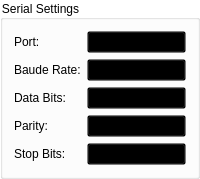
    <widget class="QGroupBox" name="groupBox_Serial">
     <property name="sizePolicy">
      <sizepolicy hsizetype="Preferred" vsizetype="Preferred">
       <horstretch>0</horstretch>
       <verstretch>0</verstretch>
      </sizepolicy>
     </property>
     <property name="styleSheet">
      <string notr="true">background-color: transparent;</string>
     </property>
     <property name="title">
      <string>Serial Settings</string>
     </property>
     <layout class="QGridLayout" name="gridLayout_Serial">
      <item row="0" column="0">
       <widget class="QLabel" name="label_COM">
        <property name="text">
         <string>Port:</string>
        </property>
       </widget>
      </item>
      <item row="0" column="1">
       <widget class="QComboBox" name="comboBox_COM">
        <property name="enabled">
         <bool>true</bool>
        </property>
        <property name="sizePolicy">
         <sizepolicy hsizetype="Expanding" vsizetype="Preferred">
          <horstretch>0</horstretch>
          <verstretch>0</verstretch>
         </sizepolicy>
        </property>
        <item>
         <property name="text">
          <string>COM1</string>
         </property>
        </item>
        <item>
         <property name="text">
          <string>COM2</string>
         </property>
        </item>
        <item>
         <property name="text">
          <string>COM3</string>
         </property>
        </item>
        <item>
         <property name="text">
          <string>COM4</string>
         </property>
        </item>
        <item>
         <property name="text">
          <string>COM5</string>
         </property>
        </item>
        <item>
         <property name="text">
          <string>COM6</string>
         </property>
        </item>
        <item>
         <property name="text">
          <string>COM7</string>
         </property>
        </item>
        <item>
         <property name="text">
          <string>COM8</string>
         </property>
        </item>
        <item>
         <property name="text">
          <string>COM9</string>
         </property>
        </item>
        <item>
         <property name="text">
          <string>COM10</string>
         </property>
        </item>
        <item>
         <property name="text">
          <string>COM11</string>
         </property>
        </item>
        <item>
         <property name="text">
          <string>COM12</string>
         </property>
        </item>
        <item>
         <property name="text">
          <string>COM13</string>
         </property>
        </item>
        <item>
         <property name="text">
          <string>COM14</string>
         </property>
        </item>
        <item>
         <property name="text">
          <string>COM15</string>
         </property>
        </item>
        <item>
         <property name="text">
          <string>COM16</string>
         </property>
        </item>
        <item>
         <property name="text">
          <string>COM17</string>
         </property>
        </item>
        <item>
         <property name="text">
          <string>COM18</string>
         </property>
        </item>
        <item>
         <property name="text">
          <string>COM19</string>
         </property>
        </item>
        <item>
         <property name="text">
          <string>COM20</string>
         </property>
        </item>
        <item>
         <property name="text">
          <string>COM21</string>
         </property>
        </item>
        <item>
         <property name="text">
          <string>COM22</string>
         </property>
        </item>
        <item>
         <property name="text">
          <string>COM23</string>
         </property>
        </item>
        <item>
         <property name="text">
          <string>COM24</string>
         </property>
        </item>
        <item>
         <property name="text">
          <string>COM25</string>
         </property>
        </item>
        <item>
         <property name="text">
          <string>COM26</string>
         </property>
        </item>
        <item>
         <property name="text">
          <string>COM27</string>
         </property>
        </item>
        <item>
         <property name="text">
          <string>COM28</string>
         </property>
        </item>
        <item>
         <property name="text">
          <string>COM29</string>
         </property>
        </item>
        <item>
         <property name="text">
          <string>COM30</string>
         </property>
        </item>
        <item>
         <property name="text">
          <string>COM31</string>
         </property>
        </item>
        <item>
         <property name="text">
          <string>COM32</string>
         </property>
        </item>
        <item>
         <property name="text">
          <string>COM33</string>
         </property>
        </item>
        <item>
         <property name="text">
          <string>COM34</string>
         </property>
        </item>
        <item>
         <property name="text">
          <string>COM35</string>
         </property>
        </item>
        <item>
         <property name="text">
          <string>COM36</string>
         </property>
        </item>
        <item>
         <property name="text">
          <string>COM37</string>
         </property>
        </item>
        <item>
         <property name="text">
          <string>COM38</string>
         </property>
        </item>
        <item>
         <property name="text">
          <string>COM39</string>
         </property>
        </item>
        <item>
         <property name="text">
          <string>COM40</string>
         </property>
        </item>
        <item>
         <property name="text">
          <string>COM41</string>
         </property>
        </item>
        <item>
         <property name="text">
          <string>COM42</string>
         </property>
        </item>
        <item>
         <property name="text">
          <string>COM43</string>
         </property>
        </item>
        <item>
         <property name="text">
          <string>COM44</string>
         </property>
        </item>
        <item>
         <property name="text">
          <string>COM45</string>
         </property>
        </item>
        <item>
         <property name="text">
          <string>COM46</string>
         </property>
        </item>
        <item>
         <property name="text">
          <string>COM47</string>
         </property>
        </item>
        <item>
         <property name="text">
          <string>COM48</string>
         </property>
        </item>
        <item>
         <property name="text">
          <string>COM49</string>
         </property>
        </item>
        <item>
         <property name="text">
          <string>COM50</string>
         </property>
        </item>
        <item>
         <property name="text">
          <string>COM51</string>
         </property>
        </item>
        <item>
         <property name="text">
          <string>COM52</string>
         </property>
        </item>
        <item>
         <property name="text">
          <string>COM53</string>
         </property>
        </item>
        <item>
         <property name="text">
          <string>COM54</string>
         </property>
        </item>
        <item>
         <property name="text">
          <string>COM55</string>
         </property>
        </item>
        <item>
         <property name="text">
          <string>COM56</string>
         </property>
        </item>
        <item>
         <property name="text">
          <string>COM57</string>
         </property>
        </item>
        <item>
         <property name="text">
          <string>COM58</string>
         </property>
        </item>
        <item>
         <property name="text">
          <string>COM59</string>
         </property>
        </item>
        <item>
         <property name="text">
          <string>COM60</string>
         </property>
        </item>
        <item>
         <property name="text">
          <string>COM61</string>
         </property>
        </item>
        <item>
         <property name="text">
          <string>COM62</string>
         </property>
        </item>
        <item>
         <property name="text">
          <string>COM63</string>
         </property>
        </item>
        <item>
         <property name="text">
          <string>COM64</string>
         </property>
        </item>
        <item>
         <property name="text">
          <string>COM65</string>
         </property>
        </item>
        <item>
         <property name="text">
          <string>COM66</string>
         </property>
        </item>
        <item>
         <property name="text">
          <string>COM67</string>
         </property>
        </item>
        <item>
         <property name="text">
          <string>COM68</string>
         </property>
        </item>
        <item>
         <property name="text">
          <string>COM69</string>
         </property>
        </item>
        <item>
         <property name="text">
          <string>COM70</string>
         </property>
        </item>
        <item>
         <property name="text">
          <string>COM71</string>
         </property>
        </item>
        <item>
         <property name="text">
          <string>COM72</string>
         </property>
        </item>
        <item>
         <property name="text">
          <string>COM73</string>
         </property>
        </item>
        <item>
         <property name="text">
          <string>COM74</string>
         </property>
        </item>
        <item>
         <property name="text">
          <string>COM75</string>
         </property>
        </item>
        <item>
         <property name="text">
          <string>COM76</string>
         </property>
        </item>
        <item>
         <property name="text">
          <string>COM77</string>
         </property>
        </item>
        <item>
         <property name="text">
          <string>COM78</string>
         </property>
        </item>
        <item>
         <property name="text">
          <string>COM79</string>
         </property>
        </item>
        <item>
         <property name="text">
          <string>COM80</string>
         </property>
        </item>
        <item>
         <property name="text">
          <string>COM81</string>
         </property>
        </item>
        <item>
         <property name="text">
          <string>COM82</string>
         </property>
        </item>
        <item>
         <property name="text">
          <string>COM83</string>
         </property>
        </item>
        <item>
         <property name="text">
          <string>COM84</string>
         </property>
        </item>
        <item>
         <property name="text">
          <string>COM85</string>
         </property>
        </item>
        <item>
         <property name="text">
          <string>COM86</string>
         </property>
        </item>
        <item>
         <property name="text">
          <string>COM87</string>
         </property>
        </item>
        <item>
         <property name="text">
          <string>COM88</string>
         </property>
        </item>
        <item>
         <property name="text">
          <string>COM89</string>
         </property>
        </item>
        <item>
         <property name="text">
          <string>COM90</string>
         </property>
        </item>
        <item>
         <property name="text">
          <string>COM91</string>
         </property>
        </item>
        <item>
         <property name="text">
          <string>COM92</string>
         </property>
        </item>
        <item>
         <property name="text">
          <string>COM93</string>
         </property>
        </item>
        <item>
         <property name="text">
          <string>COM94</string>
         </property>
        </item>
        <item>
         <property name="text">
          <string>COM95</string>
         </property>
        </item>
        <item>
         <property name="text">
          <string>COM96</string>
         </property>
        </item>
        <item>
         <property name="text">
          <string>COM97</string>
         </property>
        </item>
        <item>
         <property name="text">
          <string>COM98</string>
         </property>
        </item>
        <item>
         <property name="text">
          <string>COM99</string>
         </property>
        </item>
        <item>
         <property name="text">
          <string>COM100</string>
         </property>
        </item>
        <item>
         <property name="text">
          <string>COM101</string>
         </property>
        </item>
        <item>
         <property name="text">
          <string>COM102</string>
         </property>
        </item>
        <item>
         <property name="text">
          <string>COM103</string>
         </property>
        </item>
        <item>
         <property name="text">
          <string>COM104</string>
         </property>
        </item>
        <item>
         <property name="text">
          <string>COM105</string>
         </property>
        </item>
        <item>
         <property name="text">
          <string>COM106</string>
         </property>
        </item>
        <item>
         <property name="text">
          <string>COM107</string>
         </property>
        </item>
        <item>
         <property name="text">
          <string>COM108</string>
         </property>
        </item>
        <item>
         <property name="text">
          <string>COM109</string>
         </property>
        </item>
        <item>
         <property name="text">
          <string>COM110</string>
         </property>
        </item>
        <item>
         <property name="text">
          <string>COM111</string>
         </property>
        </item>
        <item>
         <property name="text">
          <string>COM112</string>
         </property>
        </item>
        <item>
         <property name="text">
          <string>COM113</string>
         </property>
        </item>
        <item>
         <property name="text">
          <string>COM114</string>
         </property>
        </item>
        <item>
         <property name="text">
          <string>COM115</string>
         </property>
        </item>
        <item>
         <property name="text">
          <string>COM116</string>
         </property>
        </item>
        <item>
         <property name="text">
          <string>COM117</string>
         </property>
        </item>
        <item>
         <property name="text">
          <string>COM118</string>
         </property>
        </item>
        <item>
         <property name="text">
          <string>COM119</string>
         </property>
        </item>
        <item>
         <property name="text">
          <string>COM120</string>
         </property>
        </item>
        <item>
         <property name="text">
          <string>COM121</string>
         </property>
        </item>
        <item>
         <property name="text">
          <string>COM122</string>
         </property>
        </item>
        <item>
         <property name="text">
          <string>COM123</string>
         </property>
        </item>
        <item>
         <property name="text">
          <string>COM124</string>
         </property>
        </item>
        <item>
         <property name="text">
          <string>COM125</string>
         </property>
        </item>
        <item>
         <property name="text">
          <string>COM126</string>
         </property>
        </item>
        <item>
         <property name="text">
          <string>COM127</string>
         </property>
        </item>
        <item>
         <property name="text">
          <string>COM128</string>
         </property>
        </item>
        <item>
         <property name="text">
          <string>COM129</string>
         </property>
        </item>
        <item>
         <property name="text">
          <string>COM130</string>
         </property>
        </item>
        <item>
         <property name="text">
          <string>COM131</string>
         </property>
        </item>
        <item>
         <property name="text">
          <string>COM132</string>
         </property>
        </item>
        <item>
         <property name="text">
          <string>COM133</string>
         </property>
        </item>
        <item>
         <property name="text">
          <string>COM134</string>
         </property>
        </item>
        <item>
         <property name="text">
          <string>COM135</string>
         </property>
        </item>
        <item>
         <property name="text">
          <string>COM136</string>
         </property>
        </item>
        <item>
         <property name="text">
          <string>COM137</string>
         </property>
        </item>
        <item>
         <property name="text">
          <string>COM138</string>
         </property>
        </item>
        <item>
         <property name="text">
          <string>COM139</string>
         </property>
        </item>
        <item>
         <property name="text">
          <string>COM140</string>
         </property>
        </item>
        <item>
         <property name="text">
          <string>COM141</string>
         </property>
        </item>
        <item>
         <property name="text">
          <string>COM142</string>
         </property>
        </item>
        <item>
         <property name="text">
          <string>COM143</string>
         </property>
        </item>
        <item>
         <property name="text">
          <string>COM144</string>
         </property>
        </item>
        <item>
         <property name="text">
          <string>COM145</string>
         </property>
        </item>
        <item>
         <property name="text">
          <string>COM146</string>
         </property>
        </item>
        <item>
         <property name="text">
          <string>COM147</string>
         </property>
        </item>
        <item>
         <property name="text">
          <string>COM148</string>
         </property>
        </item>
        <item>
         <property name="text">
          <string>COM149</string>
         </property>
        </item>
        <item>
         <property name="text">
          <string>COM150</string>
         </property>
        </item>
        <item>
         <property name="text">
          <string>COM151</string>
         </property>
        </item>
        <item>
         <property name="text">
          <string>COM152</string>
         </property>
        </item>
        <item>
         <property name="text">
          <string>COM153</string>
         </property>
        </item>
        <item>
         <property name="text">
          <string>COM154</string>
         </property>
        </item>
        <item>
         <property name="text">
          <string>COM155</string>
         </property>
        </item>
        <item>
         <property name="text">
          <string>COM156</string>
         </property>
        </item>
        <item>
         <property name="text">
          <string>COM157</string>
         </property>
        </item>
        <item>
         <property name="text">
          <string>COM158</string>
         </property>
        </item>
        <item>
         <property name="text">
          <string>COM159</string>
         </property>
        </item>
        <item>
         <property name="text">
          <string>COM160</string>
         </property>
        </item>
        <item>
         <property name="text">
          <string>COM161</string>
         </property>
        </item>
        <item>
         <property name="text">
          <string>COM162</string>
         </property>
        </item>
        <item>
         <property name="text">
          <string>COM163</string>
         </property>
        </item>
        <item>
         <property name="text">
          <string>COM164</string>
         </property>
        </item>
        <item>
         <property name="text">
          <string>COM165</string>
         </property>
        </item>
        <item>
         <property name="text">
          <string>COM166</string>
         </property>
        </item>
        <item>
         <property name="text">
          <string>COM167</string>
         </property>
        </item>
        <item>
         <property name="text">
          <string>COM168</string>
         </property>
        </item>
        <item>
         <property name="text">
          <string>COM169</string>
         </property>
        </item>
        <item>
         <property name="text">
          <string>COM170</string>
         </property>
        </item>
        <item>
         <property name="text">
          <string>COM171</string>
         </property>
        </item>
        <item>
         <property name="text">
          <string>COM172</string>
         </property>
        </item>
        <item>
         <property name="text">
          <string>COM173</string>
         </property>
        </item>
        <item>
         <property name="text">
          <string>COM174</string>
         </property>
        </item>
        <item>
         <property name="text">
          <string>COM175</string>
         </property>
        </item>
        <item>
         <property name="text">
          <string>COM176</string>
         </property>
        </item>
        <item>
         <property name="text">
          <string>COM177</string>
         </property>
        </item>
        <item>
         <property name="text">
          <string>COM178</string>
         </property>
        </item>
        <item>
         <property name="text">
          <string>COM179</string>
         </property>
        </item>
        <item>
         <property name="text">
          <string>COM180</string>
         </property>
        </item>
        <item>
         <property name="text">
          <string>COM181</string>
         </property>
        </item>
        <item>
         <property name="text">
          <string>COM182</string>
         </property>
        </item>
        <item>
         <property name="text">
          <string>COM183</string>
         </property>
        </item>
        <item>
         <property name="text">
          <string>COM184</string>
         </property>
        </item>
        <item>
         <property name="text">
          <string>COM185</string>
         </property>
        </item>
        <item>
         <property name="text">
          <string>COM186</string>
         </property>
        </item>
        <item>
         <property name="text">
          <string>COM187</string>
         </property>
        </item>
        <item>
         <property name="text">
          <string>COM188</string>
         </property>
        </item>
        <item>
         <property name="text">
          <string>COM189</string>
         </property>
        </item>
        <item>
         <property name="text">
          <string>COM190</string>
         </property>
        </item>
        <item>
         <property name="text">
          <string>COM191</string>
         </property>
        </item>
        <item>
         <property name="text">
          <string>COM192</string>
         </property>
        </item>
        <item>
         <property name="text">
          <string>COM193</string>
         </property>
        </item>
        <item>
         <property name="text">
          <string>COM194</string>
         </property>
        </item>
        <item>
         <property name="text">
          <string>COM195</string>
         </property>
        </item>
        <item>
         <property name="text">
          <string>COM196</string>
         </property>
        </item>
        <item>
         <property name="text">
          <string>COM197</string>
         </property>
        </item>
        <item>
         <property name="text">
          <string>COM198</string>
         </property>
        </item>
        <item>
         <property name="text">
          <string>COM199</string>
         </property>
        </item>
        <item>
         <property name="text">
          <string>COM200</string>
         </property>
        </item>
        <item>
         <property name="text">
          <string>COM201</string>
         </property>
        </item>
        <item>
         <property name="text">
          <string>COM202</string>
         </property>
        </item>
        <item>
         <property name="text">
          <string>COM203</string>
         </property>
        </item>
        <item>
         <property name="text">
          <string>COM204</string>
         </property>
        </item>
        <item>
         <property name="text">
          <string>COM205</string>
         </property>
        </item>
        <item>
         <property name="text">
          <string>COM206</string>
         </property>
        </item>
        <item>
         <property name="text">
          <string>COM207</string>
         </property>
        </item>
        <item>
         <property name="text">
          <string>COM208</string>
         </property>
        </item>
        <item>
         <property name="text">
          <string>COM209</string>
         </property>
        </item>
        <item>
         <property name="text">
          <string>COM210</string>
         </property>
        </item>
        <item>
         <property name="text">
          <string>COM211</string>
         </property>
        </item>
        <item>
         <property name="text">
          <string>COM212</string>
         </property>
        </item>
        <item>
         <property name="text">
          <string>COM213</string>
         </property>
        </item>
        <item>
         <property name="text">
          <string>COM214</string>
         </property>
        </item>
        <item>
         <property name="text">
          <string>COM215</string>
         </property>
        </item>
        <item>
         <property name="text">
          <string>COM216</string>
         </property>
        </item>
        <item>
         <property name="text">
          <string>COM217</string>
         </property>
        </item>
        <item>
         <property name="text">
          <string>COM218</string>
         </property>
        </item>
        <item>
         <property name="text">
          <string>COM219</string>
         </property>
        </item>
        <item>
         <property name="text">
          <string>COM220</string>
         </property>
        </item>
        <item>
         <property name="text">
          <string>COM221</string>
         </property>
        </item>
        <item>
         <property name="text">
          <string>COM222</string>
         </property>
        </item>
        <item>
         <property name="text">
          <string>COM223</string>
         </property>
        </item>
        <item>
         <property name="text">
          <string>COM224</string>
         </property>
        </item>
        <item>
         <property name="text">
          <string>COM225</string>
         </property>
        </item>
        <item>
         <property name="text">
          <string>COM226</string>
         </property>
        </item>
        <item>
         <property name="text">
          <string>COM227</string>
         </property>
        </item>
        <item>
         <property name="text">
          <string>COM228</string>
         </property>
        </item>
        <item>
         <property name="text">
          <string>COM229</string>
         </property>
        </item>
        <item>
         <property name="text">
          <string>COM230</string>
         </property>
        </item>
        <item>
         <property name="text">
          <string>COM231</string>
         </property>
        </item>
        <item>
         <property name="text">
          <string>COM232</string>
         </property>
        </item>
        <item>
         <property name="text">
          <string>COM233</string>
         </property>
        </item>
        <item>
         <property name="text">
          <string>COM234</string>
         </property>
        </item>
        <item>
         <property name="text">
          <string>COM235</string>
         </property>
        </item>
        <item>
         <property name="text">
          <string>COM236</string>
         </property>
        </item>
        <item>
         <property name="text">
          <string>COM237</string>
         </property>
        </item>
        <item>
         <property name="text">
          <string>COM238</string>
         </property>
        </item>
        <item>
         <property name="text">
          <string>COM239</string>
         </property>
        </item>
        <item>
         <property name="text">
          <string>COM240</string>
         </property>
        </item>
        <item>
         <property name="text">
          <string>COM241</string>
         </property>
        </item>
        <item>
         <property name="text">
          <string>COM242</string>
         </property>
        </item>
        <item>
         <property name="text">
          <string>COM243</string>
         </property>
        </item>
        <item>
         <property name="text">
          <string>COM244</string>
         </property>
        </item>
        <item>
         <property name="text">
          <string>COM245</string>
         </property>
        </item>
        <item>
         <property name="text">
          <string>COM246</string>
         </property>
        </item>
        <item>
         <property name="text">
          <string>COM247</string>
         </property>
        </item>
        <item>
         <property name="text">
          <string>COM248</string>
         </property>
        </item>
        <item>
         <property name="text">
          <string>COM249</string>
         </property>
        </item>
        <item>
         <property name="text">
          <string>COM250</string>
         </property>
        </item>
        <item>
         <property name="text">
          <string>COM251</string>
         </property>
        </item>
        <item>
         <property name="text">
          <string>COM252</string>
         </property>
        </item>
        <item>
         <property name="text">
          <string>COM253</string>
         </property>
        </item>
        <item>
         <property name="text">
          <string>COM254</string>
         </property>
        </item>
        <item>
         <property name="text">
          <string>COM255</string>
         </property>
        </item>
        <item>
         <property name="text">
          <string>COM256</string>
         </property>
        </item>
       </widget>
      </item>
      <item row="1" column="0">
       <widget class="QLabel" name="label_BaudRate">
        <property name="text">
         <string>Baude Rate:</string>
        </property>
       </widget>
      </item>
      <item row="1" column="1">
       <widget class="QComboBox" name="comboBox_BaudRate">
        <property name="sizePolicy">
         <sizepolicy hsizetype="Preferred" vsizetype="Preferred">
          <horstretch>0</horstretch>
          <verstretch>0</verstretch>
         </sizepolicy>
        </property>
        <property name="currentIndex">
         <number>7</number>
        </property>
        <property name="maxVisibleItems">
         <number>20</number>
        </property>
        <item>
         <property name="text">
          <string>1200</string>
         </property>
        </item>
        <item>
         <property name="text">
          <string>2400</string>
         </property>
        </item>
        <item>
         <property name="text">
          <string>4800</string>
         </property>
        </item>
        <item>
         <property name="text">
          <string>9600</string>
         </property>
        </item>
        <item>
         <property name="text">
          <string>19200</string>
         </property>
        </item>
        <item>
         <property name="text">
          <string>38400</string>
         </property>
        </item>
        <item>
         <property name="text">
          <string>57600</string>
         </property>
        </item>
        <item>
         <property name="text">
          <string>115200</string>
         </property>
        </item>
       </widget>
      </item>
      <item row="2" column="0">
       <widget class="QLabel" name="label_DataBits">
        <property name="text">
         <string>Data Bits:</string>
        </property>
       </widget>
      </item>
      <item row="2" column="1">
       <widget class="QComboBox" name="comboBox_DataBits">
        <property name="sizePolicy">
         <sizepolicy hsizetype="Preferred" vsizetype="Preferred">
          <horstretch>0</horstretch>
          <verstretch>0</verstretch>
         </sizepolicy>
        </property>
        <property name="currentIndex">
         <number>1</number>
        </property>
        <item>
         <property name="text">
          <string>7</string>
         </property>
        </item>
        <item>
         <property name="text">
          <string>8</string>
         </property>
        </item>
       </widget>
      </item>
      <item row="3" column="0">
       <widget class="QLabel" name="label_Parity">
        <property name="text">
         <string>Parity:</string>
        </property>
       </widget>
      </item>
      <item row="3" column="1">
       <widget class="QComboBox" name="comboBox_Parity">
        <property name="sizePolicy">
         <sizepolicy hsizetype="Preferred" vsizetype="Preferred">
          <horstretch>0</horstretch>
          <verstretch>0</verstretch>
         </sizepolicy>
        </property>
        <item>
         <property name="text">
          <string>None</string>
         </property>
        </item>
        <item>
         <property name="text">
          <string>Odd</string>
         </property>
        </item>
        <item>
         <property name="text">
          <string>Even</string>
         </property>
        </item>
       </widget>
      </item>
      <item row="4" column="0">
       <widget class="QLabel" name="label_StopBits">
        <property name="text">
         <string>Stop Bits:</string>
        </property>
       </widget>
      </item>
      <item row="4" column="1">
       <widget class="QComboBox" name="comboBox_StopBits">
        <property name="sizePolicy">
         <sizepolicy hsizetype="Preferred" vsizetype="Preferred">
          <horstretch>0</horstretch>
          <verstretch>0</verstretch>
         </sizepolicy>
        </property>
        <item>
         <property name="text">
          <string>1</string>
         </property>
        </item>
        <item>
         <property name="text">
          <string>2</string>
         </property>
        </item>
       </widget>
      </item>
     </layout>
    </widget>
